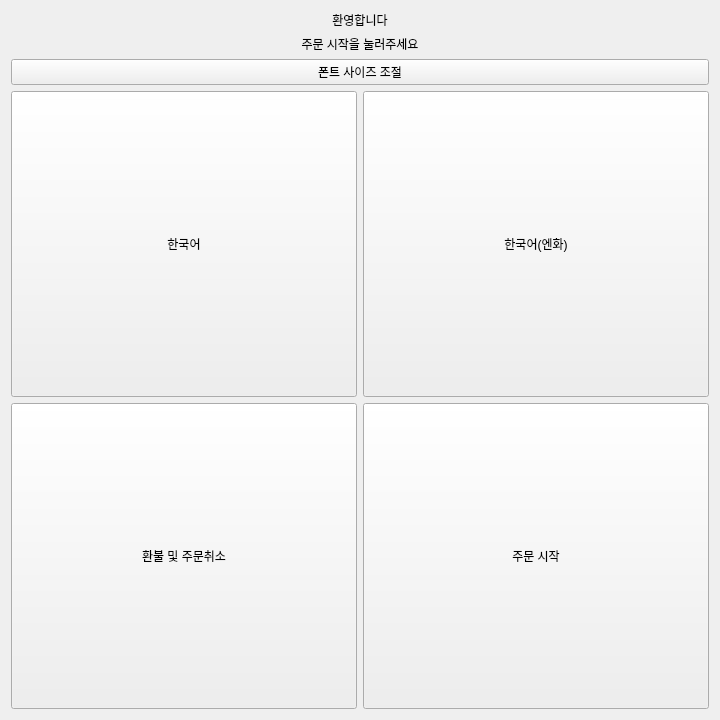
<?xml version="1.0" encoding="UTF-8"?>
<ui version="4.0">
 <class>Form</class>
 <widget class="QWidget" name="Form">
  <property name="geometry">
   <rect>
    <x>0</x>
    <y>0</y>
    <width>720</width>
    <height>720</height>
   </rect>
  </property>
  <property name="sizePolicy">
   <sizepolicy hsizetype="Expanding" vsizetype="Fixed">
    <horstretch>0</horstretch>
    <verstretch>0</verstretch>
   </sizepolicy>
  </property>
  <property name="minimumSize">
   <size>
    <width>720</width>
    <height>720</height>
   </size>
  </property>
  <property name="windowTitle">
   <string>Form</string>
  </property>
  <layout class="QVBoxLayout" name="verticalLayout">
   <item>
    <layout class="QVBoxLayout" name="verticalLayout_2">
     <item>
      <widget class="QLabel" name="lb_title">
       <property name="text">
        <string>환영합니다</string>
       </property>
       <property name="alignment">
        <set>Qt::AlignmentFlag::AlignCenter</set>
       </property>
      </widget>
     </item>
     <item>
      <widget class="QLabel" name="lb_subtitle">
       <property name="text">
        <string>주문 시작을 눌러주세요</string>
       </property>
       <property name="alignment">
        <set>Qt::AlignmentFlag::AlignCenter</set>
       </property>
      </widget>
     </item>
     <item>
      <widget class="QPushButton" name="btn_font_resize">
       <property name="sizePolicy">
        <sizepolicy hsizetype="Expanding" vsizetype="Fixed">
         <horstretch>0</horstretch>
         <verstretch>0</verstretch>
        </sizepolicy>
       </property>
       <property name="text">
        <string>폰트 사이즈 조절</string>
       </property>
      </widget>
     </item>
    </layout>
   </item>
   <item>
    <layout class="QGridLayout" name="gridLayout" rowstretch="0" columnstretch="0,0">
     <item row="0" column="1">
      <widget class="QPushButton" name="btn_korean_ja_cash">
       <property name="sizePolicy">
        <sizepolicy hsizetype="Expanding" vsizetype="Expanding">
         <horstretch>0</horstretch>
         <verstretch>0</verstretch>
        </sizepolicy>
       </property>
       <property name="focusPolicy">
        <enum>Qt::FocusPolicy::NoFocus</enum>
       </property>
       <property name="text">
        <string>한국어(엔화)</string>
       </property>
      </widget>
     </item>
     <item row="0" column="0">
      <widget class="QPushButton" name="btn_korean">
       <property name="sizePolicy">
        <sizepolicy hsizetype="Expanding" vsizetype="Expanding">
         <horstretch>0</horstretch>
         <verstretch>0</verstretch>
        </sizepolicy>
       </property>
       <property name="focusPolicy">
        <enum>Qt::FocusPolicy::NoFocus</enum>
       </property>
       <property name="text">
        <string>한국어</string>
       </property>
      </widget>
     </item>
    </layout>
   </item>
   <item>
    <layout class="QHBoxLayout" name="horizontalLayout">
     <item>
      <widget class="QPushButton" name="btn_cencel_my_order">
       <property name="enabled">
        <bool>true</bool>
       </property>
       <property name="sizePolicy">
        <sizepolicy hsizetype="Expanding" vsizetype="Expanding">
         <horstretch>0</horstretch>
         <verstretch>0</verstretch>
        </sizepolicy>
       </property>
       <property name="focusPolicy">
        <enum>Qt::FocusPolicy::NoFocus</enum>
       </property>
       <property name="text">
        <string>환불 및 주문취소</string>
       </property>
       <property name="checkable">
        <bool>false</bool>
       </property>
      </widget>
     </item>
     <item>
      <widget class="QPushButton" name="btn_start_main_menu">
       <property name="sizePolicy">
        <sizepolicy hsizetype="Expanding" vsizetype="Expanding">
         <horstretch>0</horstretch>
         <verstretch>0</verstretch>
        </sizepolicy>
       </property>
       <property name="focusPolicy">
        <enum>Qt::FocusPolicy::NoFocus</enum>
       </property>
       <property name="text">
        <string>주문 시작</string>
       </property>
      </widget>
     </item>
    </layout>
   </item>
  </layout>
 </widget>
 <resources/>
 <connections/>
</ui>
